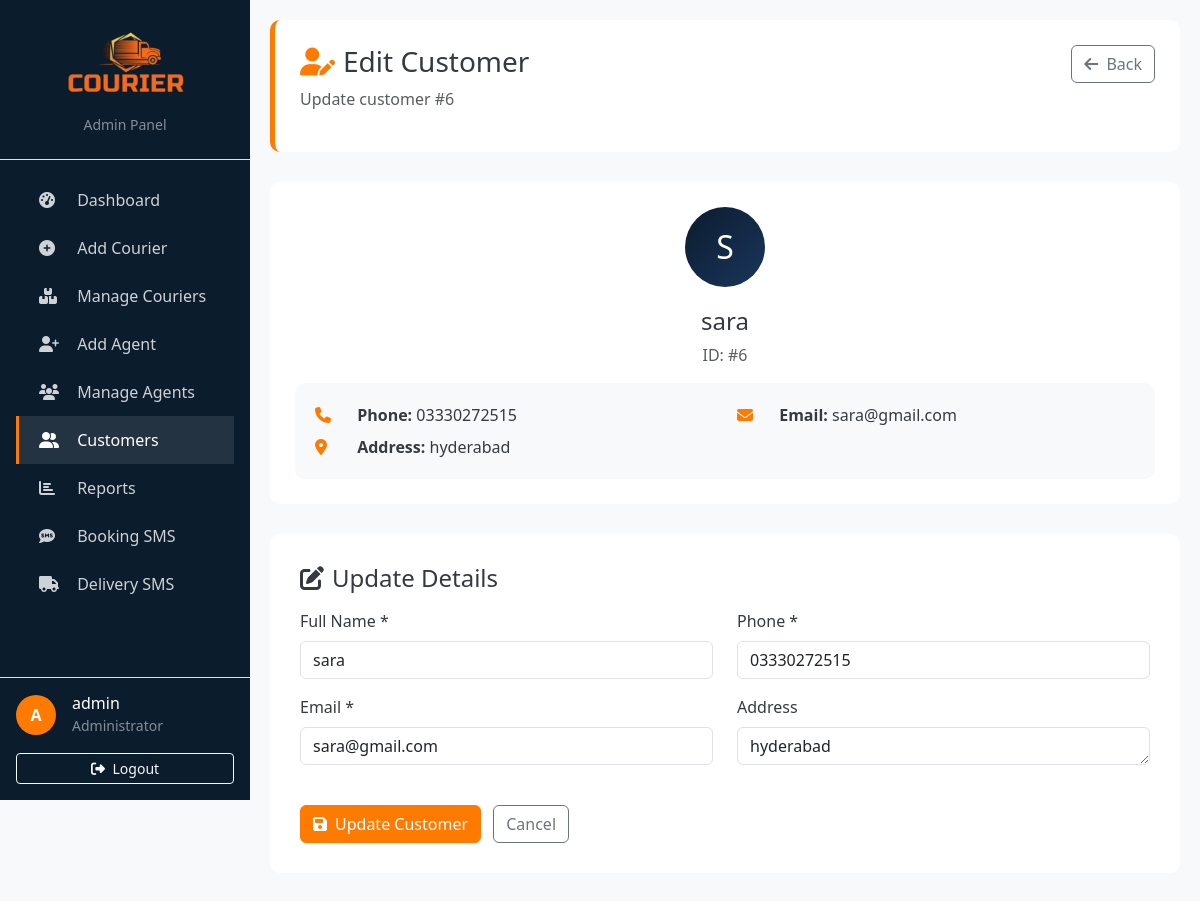
The app's page /Eproject/admin/edit-customer.php?id=6 (signed in) with its own data.
### tables this page shows
CREATE TABLE `customers` (
  `id` int(11) NOT NULL,
  `name` varchar(100) NOT NULL,
  `phone` varchar(15) DEFAULT NULL,
  `address` text DEFAULT NULL,
  `email` varchar(100) DEFAULT NULL
);

### Eproject/admin/edit-customer.php (the view, shortened to what this page needs)
<?php
include("../config/db.php");
$username = $_SESSION['username'];
$id = isset($_GET['id']) ? (int)$_GET['id'] : 0;
$customer = mysqli_fetch_assoc(mysqli_query($conn, "SELECT * FROM customers WHERE id = $id"));
?>
<!DOCTYPE html>
<html lang="en">
<head>
    <link href="https://cdn.jsdelivr.net/npm/bootstrap@5.3.0/dist/css/bootstrap.min.css" rel="stylesheet">
    <link rel="stylesheet" href="https://cdnjs.cloudflare.com/ajax/libs/font-awesome/6.4.0/css/all.min.css">
</head>
<body>
    <div class="sidebar d-flex flex-column" id="sidebar">
        <div class="p-4 text-center border-bottom">
            <img src="../assets/images/new logo.png" alt="Logo" style="max-width: 140px;" class="mb-2">
            <div class="text-white-50 small">Admin Panel</div>
        </div>
        <div class="flex-grow-1 p-3">
            <ul class="nav flex-column">
                <li class="nav-item"><a class="nav-link" href="index.php"><i class="fas fa-tachometer-alt"></i> Dashboard</a></li>
                <li class="nav-item"><a class="nav-link" href="add-courier.php"><i class="fas fa-plus-circle"></i> Add Courier</a></li>
                <li class="nav-item"><a class="nav-link" href="manage-courier.php"><i class="fas fa-boxes"></i> Manage Couriers</a></li>
                <li class="nav-item"><a class="nav-link" href="add-agent.php"><i class="fas fa-user-plus"></i> Add Agent</a></li>
                <li class="nav-item"><a class="nav-link" href="manage-agent.php"><i class="fas fa-users"></i> Manage Agents</a></li>
                <li class="nav-item"><a class="nav-link active" href="customers.php"><i class="fas fa-user-friends"></i> Customers</a></li>
                <li class="nav-item"><a class="nav-link" href="reports.php"><i class="fas fa-chart-bar"></i> Reports</a></li>
                <li class="nav-item"><a class="nav-link" href="sms-booking.php"><i class="fas fa-sms"></i> Booking SMS</a></li>
                <li class="nav-item"><a class="nav-link" href="sms-delivery.php"><i class="fas fa-truck"></i> Delivery SMS</a></li>
            </ul>
        </div>
        <div class="p-3 border-top mt-auto">
            <div class="d-flex align-items-center">
                <div class="user-avatar me-3">
                    <?php echo strtoupper(substr($username, 0, 1)); ?>
                </div>
                <div>
                    <h6 class="mb-0 text-white"><?php echo $username; ?></h6>
                    <small class="text-white-50">Administrator</small>
                </div>
            </div>
            <a href="logout.php" class="btn btn-sm btn-outline-light w-100 mt-3">
                <i class="fas fa-sign-out-alt me-1"></i> Logout
            </a>
        </div>
    </div>
    <div class="main-content">
        <div class="page-header">
            <div class="d-flex justify-content-between">
                <div>
                    <h3><i class="fas fa-user-edit text-orange me-2"></i>Edit Customer</h3>
                    <p class="text-muted">Update customer #<?php echo $id; ?></p>
                </div>
                <div>
                    <a href="customers.php" class="btn btn-outline-secondary">
                        <i class="fas fa-arrow-left me-1"></i> Back
                    </a>
                </div>
            </div>
        </div>
        <div class="info-card">
            <div class="text-center">
                <div class="customer-avatar">
                    <?php echo strtoupper(substr($customer['name'], 0, 1)); ?>
                </div>
                <h4><?= htmlspecialchars($customer['name']) ?></h4>
                <p class="text-muted">ID: #<?= $customer['id'] ?></p>
            </div>
            <div class="customer-info-box">
                <div class="row">
                    <div class="col-md-6 mb-2">
                        <i class="fas fa-phone text-orange me-2"></i>
                        <strong>Phone:</strong> <?= htmlspecialchars($customer['phone']) ?>
                    </div>
                    <div class="col-md-6 mb-2">
                        <i class="fas fa-envelope text-orange me-2"></i>
                        <strong>Email:</strong> <?= htmlspecialchars($customer['email']) ?>
                    </div>
                    <div class="col-12">
                        <i class="fas fa-map-marker-alt text-orange me-2"></i>
                        <strong>Address:</strong> <?= htmlspecialchars($customer['address']) ?>
                    </div>
                </div>
            </div>
        </div>
        <div class="form-card">
            <h4><i class="fas fa-edit me-2"></i>Update Details</h4>
            <form method="POST">
                <div class="row mt-3">
                    <div class="col-md-6 mb-3">
                        <label class="form-label">Full Name *</label>
                        <input class="form-control" name="name" value="<?= htmlspecialchars($customer['name']) ?>" required>
                    </div>
                    <div class="col-md-6 mb-3">
                        <label class="form-label">Phone *</label>
                        <input class="form-control" name="phone" value="<?= htmlspecialchars($customer['phone']) ?>" required>
                    </div>
                </div>
                <div class="row">
                    <div class="col-md-6 mb-3">
                        <label class="form-label">Email *</label>
                        <input class="form-control" type="email" name="email" value="<?= htmlspecialchars($customer['email']) ?>" required>
                    </div>
                    <div class="col-md-6 mb-3">
                        <label class="form-label">Address</label>
                        <textarea class="form-control" name="address" rows="1"><?= htmlspecialchars($customer['address']) ?></textarea>
                    </div>
                </div>
                <div class="mt-4">
                    <button type="submit" name="update" class="btn btn-orange">
                        <i class="fas fa-save me-2"></i>Update Customer
                    </button>
                    <a href="customers.php" class="btn btn-outline-secondary ms-2">
                        Cancel
                    </a>
                </div>
            </form>
        </div>
    </div>
</body>
</html>

### Eproject/admin/edit-customer.php (style rules this page uses)
:root { --primary-blue: #0b1c2d; --secondary-blue: #1a365d; --accent-orange: #ff7a00; --light-gray: #f8f9fa; --dark-gray: #343a40; }
body { font-family: 'Segoe UI', Tahoma, Geneva, Verdana, sans-serif; background-color: var(--light-gray); color: var(--dark-gray); overflow-x: hidden; }
.text-orange { color: var(--accent-orange) !important; }
.btn-orange { background-color: var(--accent-orange); border-color: var(--accent-orange); color: white; }
.sidebar { width: 250px; height: 100vh; background: var(--primary-blue); color: white; position: fixed; left: 0; top: 0; z-index: 1050; overflow-y: auto; transition: transform 0.3s ease; }
.sidebar .nav-link { color: rgba(255,255,255,0.8); padding: 12px 20px; border-left: 3px solid transparent; transition: all 0.3s; }
.sidebar .nav-link:hover, .sidebar .nav-link.active { color: white; background: rgba(255,255,255,0.1); border-left-color: var(--accent-orange); }
.sidebar .nav-link i { width: 24px; margin-right: 10px; }
.main-content { margin-left: 250px; padding: 20px; }
.page-header { background: white; padding: 25px; border-radius: 10px; margin-bottom: 30px; border-left: 5px solid var(--accent-orange); }
.form-card { background: white; padding: 30px; border-radius: 10px; margin-bottom: 30px; }
.info-card { background: white; padding: 25px; border-radius: 10px; margin-bottom: 30px; }
.user-avatar { width: 40px; height: 40px; background: var(--accent-orange); border-radius: 50%; display: flex; align-items: center; justify-content: center; color: white; font-weight: bold; }
.customer-avatar { width: 80px; height: 80px; background: linear-gradient(135deg, var(--primary-blue), var(--secondary-blue)); border-radius: 50%; display: flex; align-items: center; justify-content: center; color: white; font-size: 32px; margin: 0 auto 20px; }
.customer-info-box { background: #f8f9fa; padding: 20px; border-radius: 10px; }
.customer-info-box i { width: 30px; }

### records on screen
customers: name "S", name "sara", id "6", phone "03330272515", email "sara@gmail.com", address "hyderabad"

### other values on screen
substr($username, 0, 1) "A"
$username "admin"
$id "6"
